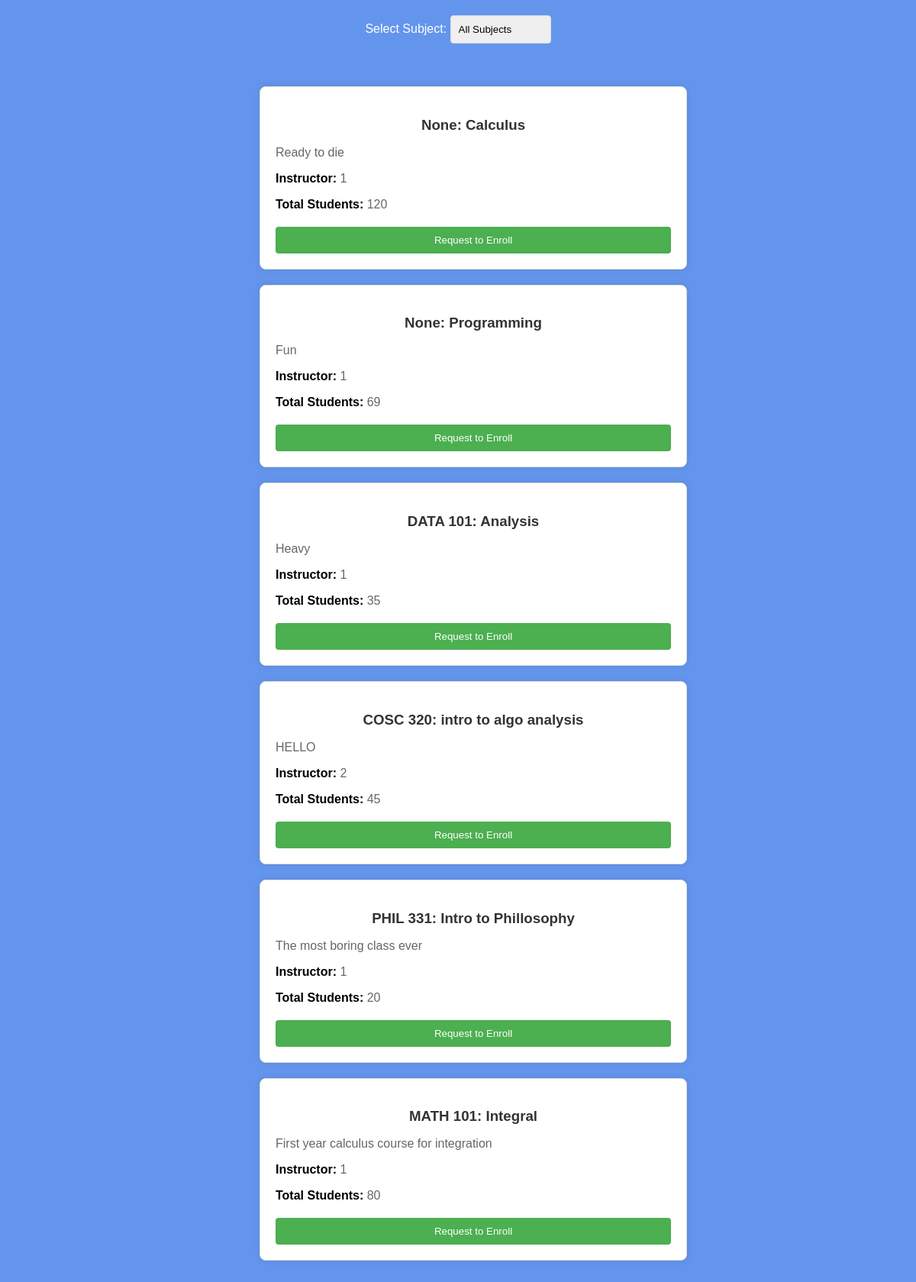
The app's page /enroll-courses with its own data.
### website/models.py (models this page shows)
class Course(db.Model):
    __tablename__ = 'courses'
    id = db.Column(db.Integer, primary_key=True)
    course_code = db.Column(db.Integer(), unique = True)
    course_name = db.Column(db.String(150))
    course_limit = db.Column(db.Integer)
    course_desc = db.Column(db.String(1000))
    teacher_id = db.Column(db.Integer, db.ForeignKey('users.id'))

### website/views.py (the view)
@views.route('/enroll-courses')
def display_courses():
    courses = Course.query.all()
    return render_template('enrollCourse.html', user=current_user, courses=courses)

### website/templates/EnrollCourse.html (shortened to what this page needs)
<!DOCTYPE html>
<html lang="en">
<head>
  <link rel="stylesheet" href="../static/css/enrollCourse.css">
</head>
<body>
  <div class="subjectSelection">
    <label for="subjectFilter">Select Subject: </label>
    <select id="subjectFilter" onchange="filterCourses()">
      <option value="All Subjects">All Subjects</option>
    </select>
  </div>
  <div class="courseList">
    <ul>
      {% for course in courses %}
      <li>
        <div class="course">
          <h3>{{ course.course_code }}: {{ course.course_name }}</h3>
          <p>{{ course.course_desc }}</p>
          <p><strong>Instructor: </strong>{{ course.teacher_id }}</p>
          <p><strong>Total Students: </strong>{{ course.course_limit }}</p>
          <form method="POST" action="{{ url_for('views.createRequest') }}">
            <input type="submit" class="enrollButton" value="Request to Enroll">
          </form>
        </div>
      </li>
      {% endfor %}
    </ul>
  </div>
</body>
</html>

### website/static/css/EnrollCourse.css (style rules this page uses)
body { font-family: 'Arial', sans-serif; margin: 0; padding: 0; background-color: #6495ED; }
.subjectSelection { text-align: center; padding: 20px; }
.subjectSelection select { padding: 10px; border-radius: 4px; border: 1px solid #ddd; }
.courseList { width: 100%; max-width: 600px; margin: auto; padding: 20px; }
ul { list-style-type: none; }
.course { background: #ffffff; border: 1px solid #ddd; padding: 20px; border-radius: 8px; box-shadow: 0 0 10px rgba(0, 0, 0, 0.1); margin-bottom: 20px; }
.course h3 { color: #333; text-align: center; margin-bottom: 15px; }
.course p { color: #666; margin-bottom: 10px; }
.course p strong { color: #000; }
.enrollButton { background-color: #4CAF50; color: white; width: 100%; text-align: center; border: none; padding: 10px 15px; border-radius: 4px; cursor: pointer; display: block; margin-top: 20px; }
label { color : #FFF; }
select { appearance: none; }

### records on screen
Course: course_code "None", course_name "Calculus", course_desc "Ready to die", teacher_id "1", course_limit "120"
Course: course_code "None", course_name "Programming", course_desc "Fun", teacher_id "1", course_limit "69"
Course: course_code "DATA 101", course_name "Analysis", course_desc "Heavy", teacher_id "1", course_limit "35"
Course: course_code "COSC 320", course_name "intro to algo analysis", course_desc "HELLO", teacher_id "2", course_limit "45"
Course: course_code "PHIL 331", course_name "Intro to Phillosophy", course_desc "The most boring class ever", teacher_id "1", course_limit "20"
Course: course_code "MATH 101", course_name "Integral", course_desc "First year calculus course for integration", teacher_id "1", course_limit "80"
